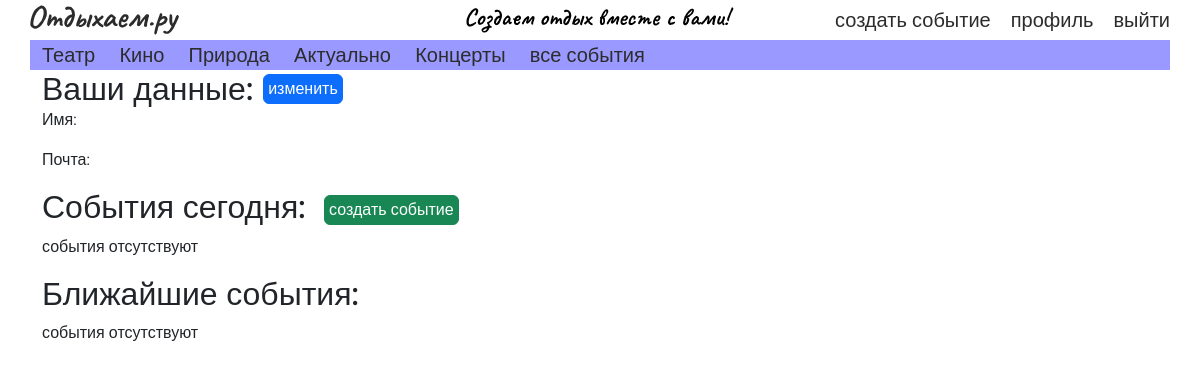
/account/ (signed in), run on an earlier commit of the app's database.
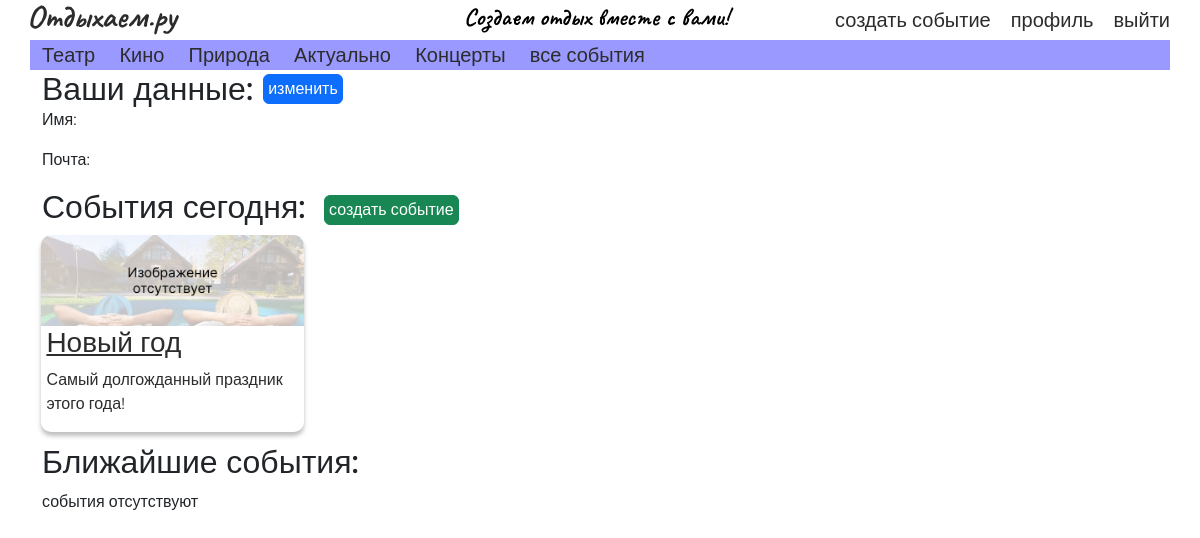
And on a later commit of the database.
### events/models.py (models this page shows, shortened)
class Event(models.Model):
    title = models.CharField('Title', max_length=50, default='')
    anons = models.CharField('Anons', max_length=100, default='')
    description = models.CharField('Description', max_length=100, default='', blank=True, null=True)
    date = models.DateTimeField('Date', default=django.utils.timezone.now())
    creator_id = models.ForeignKey('auth.User', models.SET(1))
    category = models.ForeignKey('events.Category', models.SET(1))
    source = models.CharField("Source", max_length=200, default='')
    typeOfEvent = models.ForeignKey('events.TypeOfEvent', models.SET(1))
    image = models.ImageField(upload_to="images", default=None, null=True)

### account/views.py (the view)
# urls.py: path('', views.account, name="account"),
@login_required
def account(request):
    future_event = Event.objects.filter(creator_id=request.user.id) & Event.objects.filter(
        date__gt=django.utils.timezone.now())
    today_event = Event.objects.filter(creator_id=request.user.id) & Event.objects.filter(
        date__day=django.utils.timezone.now().day)
    context = {
        'future_event': future_event,
        'today_event': today_event
    }
    return render(request, 'account/account_main.html', context)
    pass

### account/templates/account/account_main.html (shortened to what this page needs)
{% extends 'index.html' %}
{% load static %}
{% block body %}
    <div class="account-info">
        <div class="account-info__top">
            <h2 class="">Ваши данные:</h2>
            <a href="{% url 'edit_profile' %}" class="btn btn-primary">изменить</a>
        </div>
        <p>Имя: {{ user.first_name }}</p>
        <p>Почта: {{ user.email }}</p>
    </div>
    <div class="row main-cat">
        <h2 class="main-cat__title">События сегодня: <a href="{% url 'add_event' %}" class="btn btn-success">создать событие</a></h2>
        {% if today_event.count is 0  %}<p>события отсутствуют</p>{% endif %}
        {% for event in today_event %}
            <div class="event-item">
                {% if event.image %}
                    <img class="event-item__img" src="/media/{{ event.image }}" alt="">
                {% else %}
                    <img class="event-item__img" src={% static 'картинка.png' %} alt="">
                {% endif %}
                <h3 class="event-item__title"><a href="{% url 'event_detail' event.id %}">{{ event.title }}</a></h3>
                <p class="event-item__anons">{{ event.anons }}</p>
            </div>
        {% endfor %}
    </div>
    <div class="row main-cat">
        <h2 class="main-cat__title">Ближайшие события:</h2>
        {% if future_event.count is 0 %}<p>события отсутствуют</p>{% endif %}
    </div>
{% endblock %}

What changed in the data, as far as the page shows it:
now on this page (row edited): Event: image (picture), title "Новый год", anons "Самый долгожданный праздник этого года!"
Also different on the page:
text no longer shown: "события отсутствуют"
